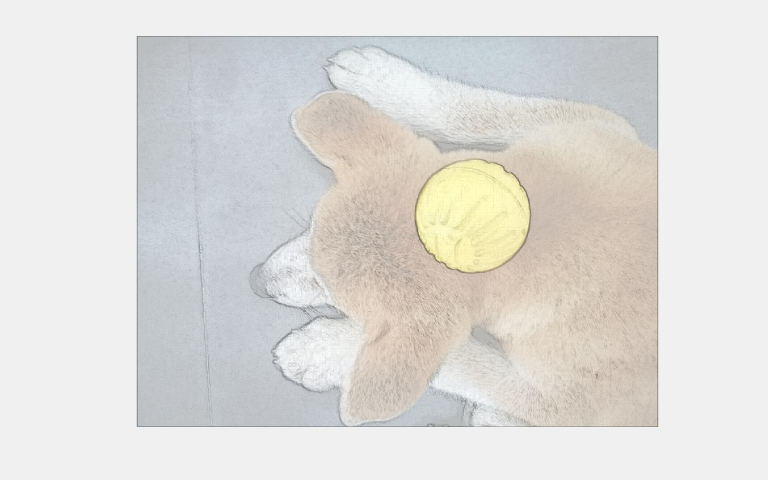
%> input picture GUI/.jpg, 1536 x 960 px (shown at 1/2 size)
$ octave --eval "result = convert('.jpg');"   (GNU Octave 9; MATLAB toolbox functions it lacks are replaced by stand-ins)
%> lines starting %> are read from the running program, lines starting %| are printed output that depends on the picture; in (x1, y1, x2, y2) boxes, pixels count from 0 and x2, y2 are one past the last pixel; in counts of white or black regions, pixels touching at a corner belong together; the program's own positions count from 1
% MATLAB CLI version of Picture-to-Sketch Converter
% Author: Raymond Yang
% Reference: https://www.photoshopessentials.com/photo-effects/photo-to-sketch/
% Converts a photo to a colorized sketch
% Input: filename of string type
% Output: 3 color channel image matrix

function imI = convert(filename)
%> called with filename = '.jpg'
% Prompt user to enter input image filename and read-in image
I = imread(filename);
%> I is the input picture: size 960x1536x3 uint8; mean R, G, B 222.4, 220.7, 217.6

% Remove image colours and convert from 1 to 3 channels
bwI = rgb2gray(I);
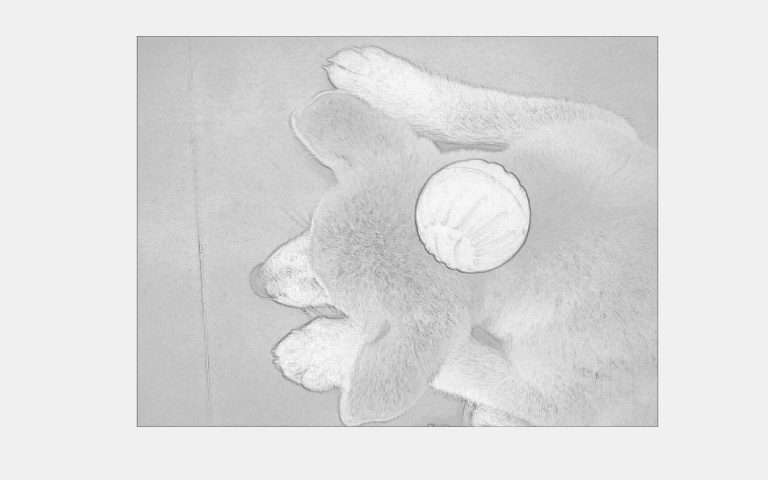
%> bwI: size 960x1536 uint8 (shown at 1/2 size); min 78, max 255, mean 220.9
bwI = cat(3, bwI, bwI, bwI);
%> bwI: size 960x1536x3 uint8
% Curve adjust
curI = curving(bwI);
% Invert
invI = 255 - curI;
% min filter
filterI = filter(invI);
% Color dodge blend mode
blendedI = cdblend(filterI,curI);

% Colorize sketch by overlaying original photo on top and adjusting
% transparency
figure('units','normalized','position',[0.2 0.2 0.6 0.6],'visible','off');
plot(1,1);
image(uint8(blendedI));
axis off
axis image
hold on
imcolor = image(I);
hold off
set(imcolor,'AlphaData',0.3);   % transparency

% Export colorized sketch
f = getframe;
imI = f.cdata;  % 3 color channel image matrix
end

% Functions----------------------------------------------------------------

% Curving.
% Iterate through pixels and use 40 as threshold
% Set everything below 40 as 0 and scale 40~255 to 0~255
function [curI] = curving(bwI)
    curI = zeros(size(bwI,1),size(bwI,2),size(bwI,3));
    cond = (bwI <= 40);
%> cond: size 960x1536x3 logical; every value is 0
    curI(cond) = 0;
%> curI: size 960x1536x3 double; every value is 0
    curI(~cond) = double(bwI(~cond) - 40) ./ 215 .* 255;
%> in convert, `invI = 255 - curI;`:
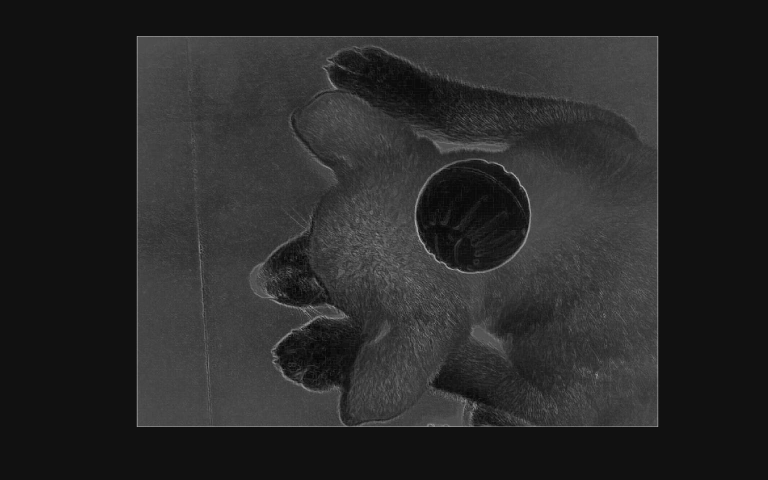
%> invI: size 960x1536x3 double (shown at 1/2 size); min 0, max 209.9, mean 40.4
end

% Remove noise in image by finding the local (square region on each
% layer) minimum pixel value and assigning all local pixels that min
% value
% ordfilt2 takes ~2.2 seconds while 3 nested for-loops takes ~21.5 seconds
function [filterI] = filter(invI)
    filterI = zeros(size(invI,1),size(invI,2),size(invI,3));
    for dim = 1:size(filterI,3)
        % the ones matrix size is usually proportional to the image resolutions
        % typically values range from 3~10
        % a greater matrix size means a larger neighbourhood filtering operation takes place
        filterI(:,:,dim) = ordfilt2(invI(:,:,dim),1,ones(5,5));
    end
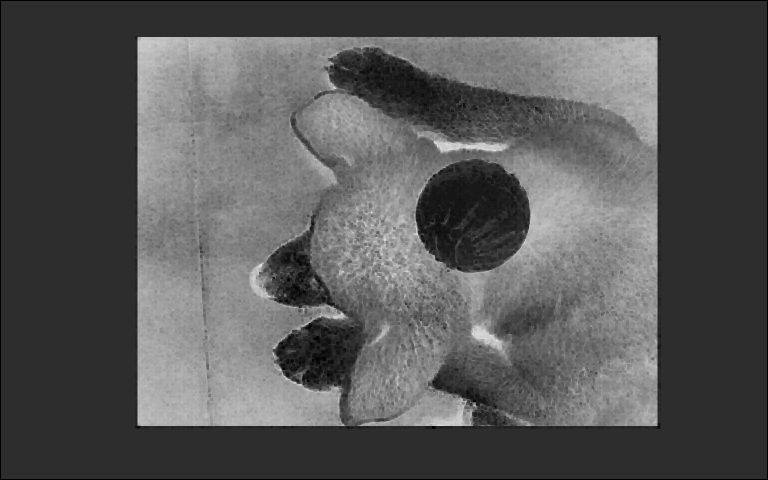
%> filterI: size 960x1536x3 double (shown at 1/2 size); min 0, max 99.63, mean 34.3; drawn with min black and max white
end

% Color dodge blend mode
% Lighter layer is the base and darker layer is the top
function blendedI = cdblend(filterI,curI)
    blendedI = zeros(size(curI,1),size(curI,2),size(curI,3));
    cond = (curI == 255 );
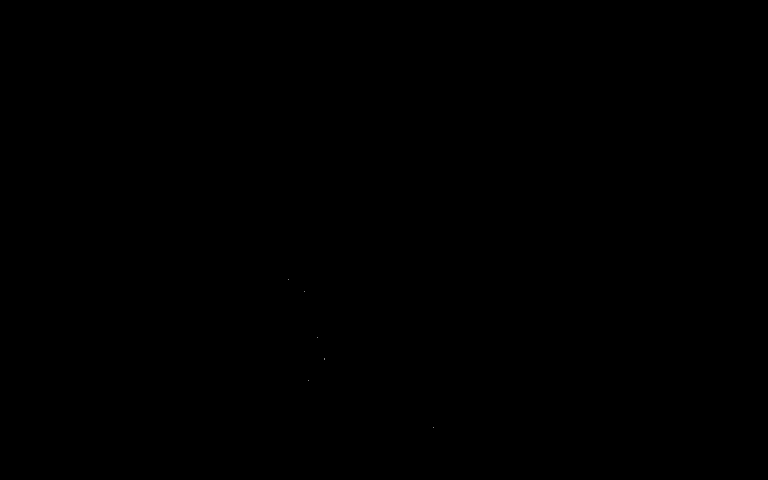
%> cond: size 960x1536x3 logical (shown at 1/2 size); 0% white in thin lines or dots, all inside (x1, y1, x2, y2) = (577, 559, 867, 855)
    blendedI(cond) = 255;
    blendedI(~cond) = min(255,filterI(~cond)./(1 - double(curI(~cond))./255));
    % filter out dark points
    blendedI(blendedI <= 125) = 125;
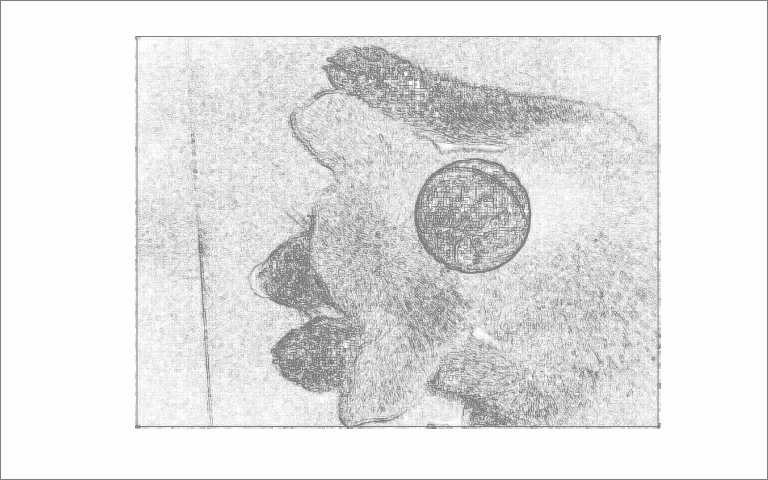
%> blendedI: size 960x1536x3 double (shown at 1/2 size); min 125, max 255, mean 229.1
end
%> in convert, `plot(1,1);`:
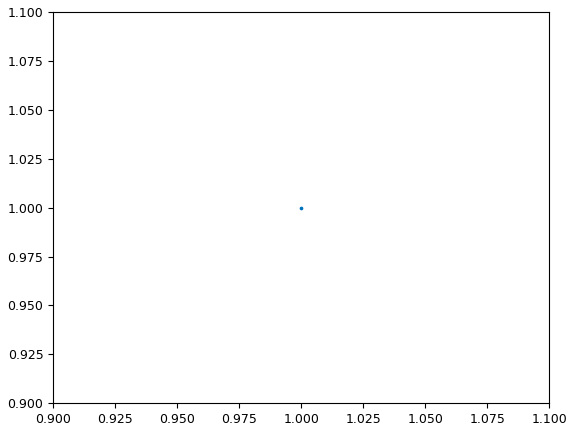
%> figure redrawn from the program's plot data
%> in convert, `imI = f.cdata;`:
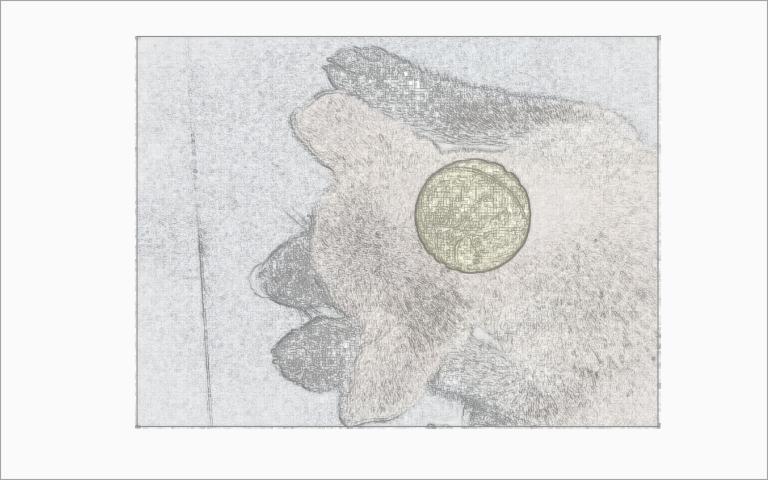
%> imI: size 480x768x3 uint8; mean R, G, B 226.3, 225.8, 224.9
